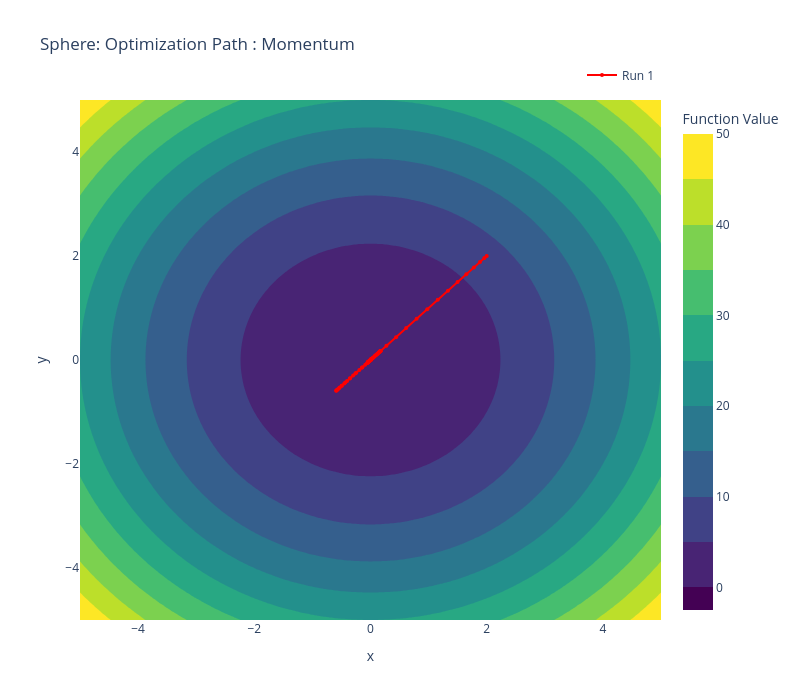
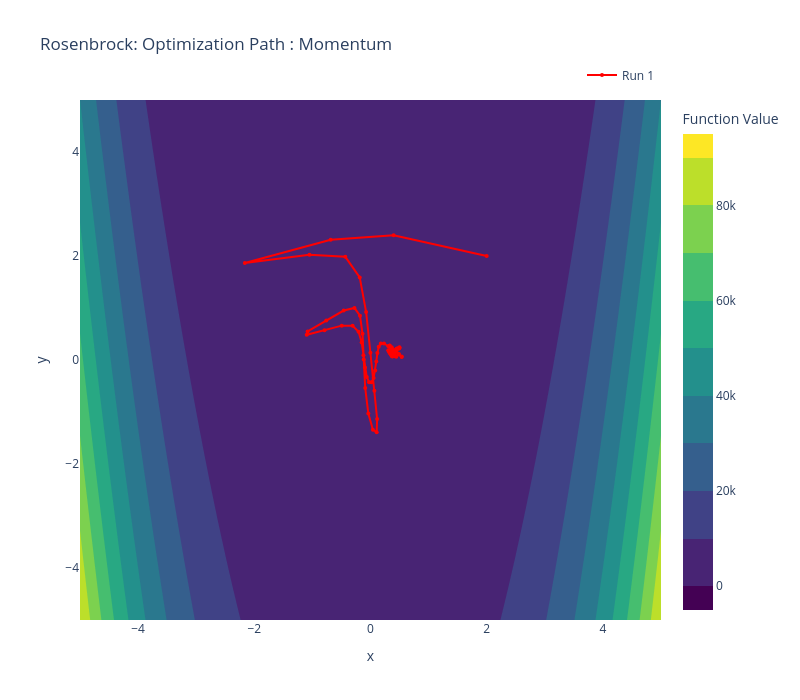
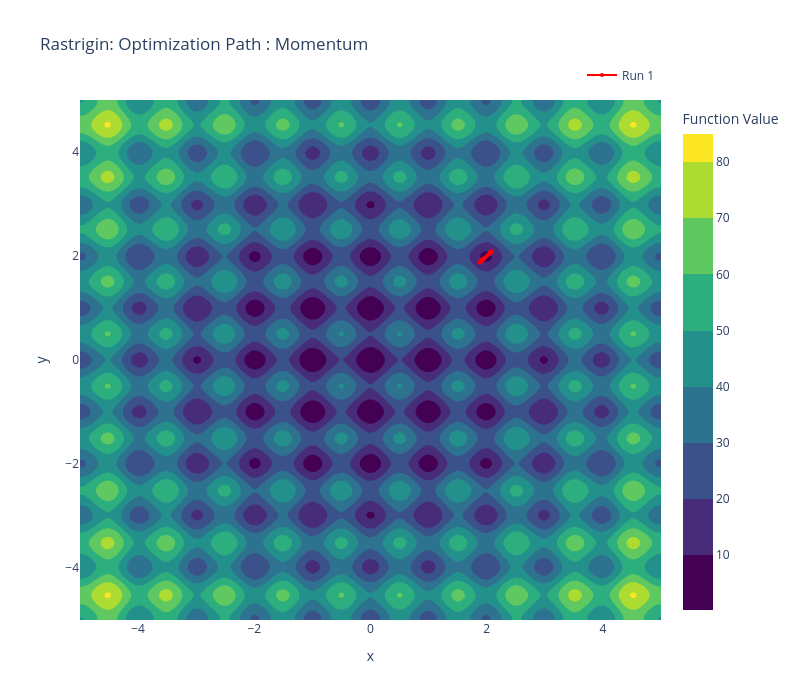
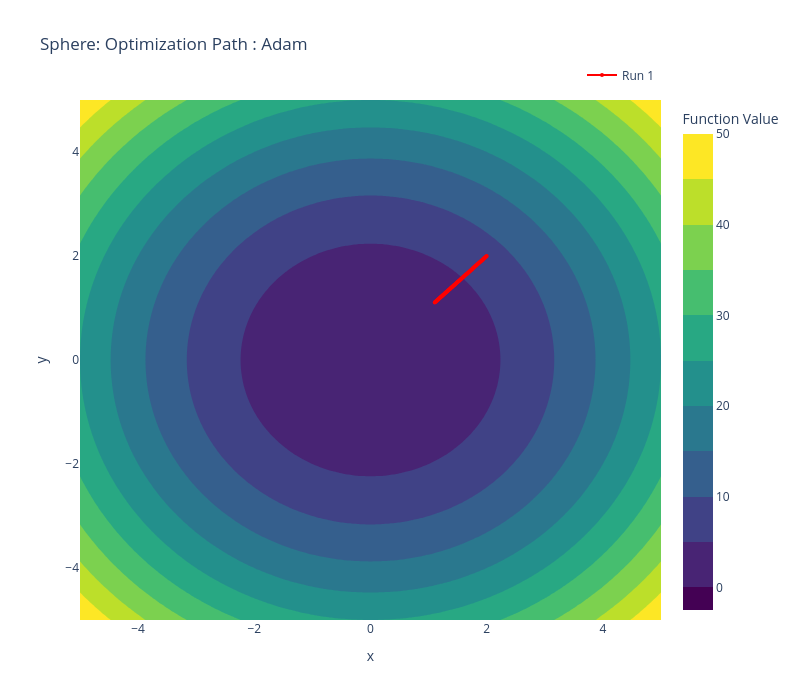

Source (notebook cell) for these figures, in order:
### Markdown cell above
### 6. Comparing Adam with Momentum
Run both optimizers on Sphere, Rosenbrock and Rastrigin. Use: 
- `initial_solution = np.array([2.0, 2.0]), number_of_epochs = 100`.
- Momentum: `alpha = 0.01, beta = 0.9`.
- Adam: `alpha = 0.01, beta1 = 0.9, beta2 = 0.999, epsilon = 1e-8`.


Visualize optimization paths. Use `plot_contour_and_paths` to overlay paths from both methods.
Plot function value vs. epoch for both methods.

### Code cell
import numpy as np
import matplotlib.pyplot as plt

initial_solution = np.array([2.0, 2.0])
beta = 0.9
number_of_epochs = 100

problems = [("Sphere", Sphere(), [0.01]), 
            ("Rosenbrock", Rosenbrock(), [0.001]), 
            ("Rastrigin", Rastrigin(), [0.01])]

for i, (name, prob, alpha) in enumerate(problems):
    pos, vals, v_norms = momentum(prob, initial_solution, alpha, beta, number_of_epochs)
        
    plt.plot(vals, label=f"alpha={alpha}")
    plt.title(f"{name}: Function Value : Momentum")
    plt.xlabel("Epoch")
    plt.ylabel("Value")
    plt.legend()
    plt.grid(True)
    plt.show()

    plot_contour_and_paths(
        problem=prob,
        paths=[pos],
        title=f"{name}: Optimization Path : Momentum"
    )
    plt.show()


alpha = 0.001
beta1 = 0.9
beta2 = 0.999 
epsilon = 1e-8


for i, (name, prob, alpha) in enumerate(problems):
    pos, vals, v_norms = adam(prob, initial_solution, alpha, beta1, beta2, number_of_epochs, epsilon)
        
    plt.plot(vals, label=f"alpha={alpha}")
    plt.title(f"{name}: Function Value : Adam")
    plt.xlabel("Epoch")
    plt.ylabel("Value")
    plt.legend()
    plt.grid(True)
    plt.show()

    plot_contour_and_paths(
        problem=prob,
        paths=[pos],
        title=f"{name}: Optimization Path : Adam"
    )
    plt.show()
